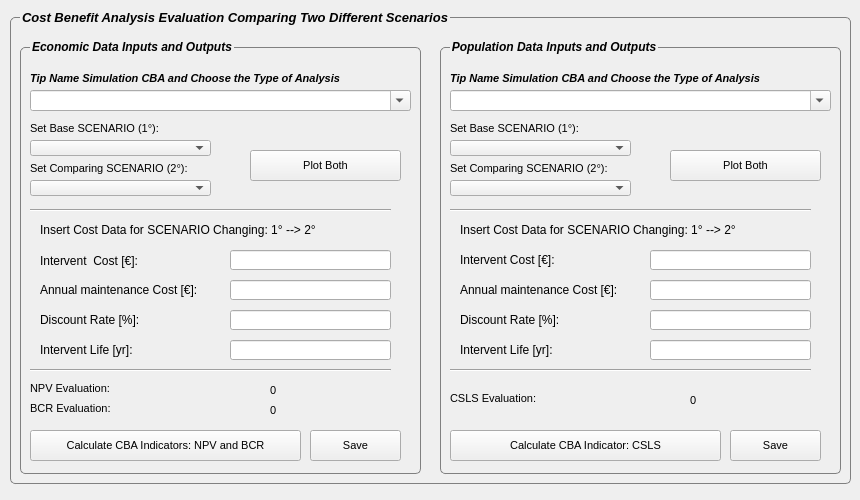
   <widget class="QWidget" name="tab_2">
    <attribute name="title">
     <string>Cost Benefit Analysis</string>
    </attribute>
    <widget class="QGroupBox" name="groupBox_3">
     <property name="geometry">
      <rect>
       <x>10</x>
       <y>10</y>
       <width>841</width>
       <height>481</height>
      </rect>
     </property>
     <property name="font">
      <font>
       <pointsize>10</pointsize>
       <weight>75</weight>
       <italic>true</italic>
       <bold>true</bold>
      </font>
     </property>
     <property name="styleSheet">
      <string notr="true">QGroupBox {border: 1px solid gray; border-radius: 5px; margin-top: 7px; margin-bottom: 7px; padding: 0px} QGroupBox::title {top:-7 ex;left: 10px; subcontrol-origin: border}</string>
     </property>
     <property name="title">
      <string>Cost Benefit Analysis Evaluation Comparing Two Different Scenarios</string>
     </property>
     <widget class="QLabel" name="label_red_vuln">
      <property name="geometry">
       <rect>
        <x>770</x>
        <y>100</y>
        <width>21</width>
        <height>21</height>
       </rect>
      </property>
      <property name="text">
       <string/>
      </property>
      <property name="pixmap">
       <pixmap>../../asus/Desktop/Progetto Tesi Laurea/red20.png</pixmap>
      </property>
     </widget>
     <widget class="QLabel" name="label_red_danno">
      <property name="geometry">
       <rect>
        <x>370</x>
        <y>100</y>
        <width>21</width>
        <height>21</height>
       </rect>
      </property>
      <property name="text">
       <string/>
      </property>
      <property name="pixmap">
       <pixmap>../../asus/Desktop/Progetto Tesi Laurea/red20.png</pixmap>
      </property>
     </widget>
     <widget class="QGroupBox" name="groupBox_2">
      <property name="geometry">
       <rect>
        <x>10</x>
        <y>30</y>
        <width>401</width>
        <height>441</height>
       </rect>
      </property>
      <property name="font">
       <font>
        <weight>75</weight>
        <italic>true</italic>
        <bold>true</bold>
       </font>
      </property>
      <property name="title">
       <string>Economic Data Inputs and Outputs</string>
      </property>
      <widget class="QLabel" name="label_8">
       <property name="geometry">
        <rect>
         <x>10</x>
         <y>80</y>
         <width>271</width>
         <height>16</height>
        </rect>
       </property>
       <property name="font">
        <font>
         <pointsize>8</pointsize>
         <weight>50</weight>
         <italic>false</italic>
         <bold>false</bold>
        </font>
       </property>
       <property name="text">
        <string>Set Base SCENARIO (1°):</string>
       </property>
      </widget>
      <widget class="QComboBox" name="comboBox_9">
       <property name="geometry">
        <rect>
         <x>10</x>
         <y>100</y>
         <width>181</width>
         <height>16</height>
        </rect>
       </property>
      </widget>
      <widget class="QLabel" name="label_9">
       <property name="geometry">
        <rect>
         <x>10</x>
         <y>120</y>
         <width>251</width>
         <height>16</height>
        </rect>
       </property>
       <property name="font">
        <font>
         <pointsize>8</pointsize>
         <weight>50</weight>
         <italic>false</italic>
         <bold>false</bold>
        </font>
       </property>
       <property name="text">
        <string>Set Comparing SCENARIO (2°):</string>
       </property>
      </widget>
      <widget class="QComboBox" name="comboBox_12">
       <property name="geometry">
        <rect>
         <x>10</x>
         <y>140</y>
         <width>181</width>
         <height>16</height>
        </rect>
       </property>
      </widget>
      <widget class="QToolButton" name="toolButtonEsegui_4">
       <property name="geometry">
        <rect>
         <x>230</x>
         <y>110</y>
         <width>151</width>
         <height>31</height>
        </rect>
       </property>
       <property name="font">
        <font>
         <pointsize>8</pointsize>
         <weight>50</weight>
         <italic>false</italic>
         <bold>false</bold>
        </font>
       </property>
       <property name="text">
        <string>Plot Both</string>
       </property>
      </widget>
      <widget class="QLabel" name="label_6">
       <property name="geometry">
        <rect>
         <x>20</x>
         <y>180</y>
         <width>361</width>
         <height>20</height>
        </rect>
       </property>
       <property name="text">
        <string>Insert Cost Data for SCENARIO Changing: 1° --&gt; 2°</string>
       </property>
      </widget>
      <widget class="QLineEdit" name="lineEdit_1">
       <property name="geometry">
        <rect>
         <x>210</x>
         <y>210</y>
         <width>161</width>
         <height>20</height>
        </rect>
       </property>
      </widget>
      <widget class="QLabel" name="label_5">
       <property name="geometry">
        <rect>
         <x>20</x>
         <y>210</y>
         <width>171</width>
         <height>21</height>
        </rect>
       </property>
       <property name="text">
        <string>Intervent  Cost [€]:</string>
       </property>
      </widget>
      <widget class="QLabel" name="label_7">
       <property name="geometry">
        <rect>
         <x>20</x>
         <y>270</y>
         <width>171</width>
         <height>20</height>
        </rect>
       </property>
       <property name="text">
        <string>Discount Rate [%]:</string>
       </property>
      </widget>
      <widget class="QLineEdit" name="lineEdit_2">
       <property name="geometry">
        <rect>
         <x>210</x>
         <y>240</y>
         <width>161</width>
         <height>20</height>
        </rect>
       </property>
      </widget>
      <widget class="QLabel" name="label_10">
       <property name="geometry">
        <rect>
         <x>20</x>
         <y>300</y>
         <width>181</width>
         <height>20</height>
        </rect>
       </property>
       <property name="text">
        <string>Intervent Life [yr]:</string>
       </property>
      </widget>
      <widget class="QLineEdit" name="lineEdit_3">
       <property name="geometry">
        <rect>
         <x>210</x>
         <y>270</y>
         <width>161</width>
         <height>20</height>
        </rect>
       </property>
      </widget>
      <widget class="QToolButton" name="toolButtonEsegui_5">
       <property name="geometry">
        <rect>
         <x>10</x>
         <y>390</y>
         <width>271</width>
         <height>31</height>
        </rect>
       </property>
       <property name="font">
        <font>
         <pointsize>8</pointsize>
         <weight>50</weight>
         <italic>false</italic>
         <bold>false</bold>
        </font>
       </property>
       <property name="toolTip">
        <string>Calculate Net Present Value (NPV) and benefit-cost ratio (BCR) </string>
       </property>
       <property name="text">
        <string>Calculate CBA Indicators: NPV and BCR</string>
       </property>
      </widget>
      <widget class="Line" name="line_9">
       <property name="geometry">
        <rect>
         <x>10</x>
         <y>160</y>
         <width>361</width>
         <height>20</height>
        </rect>
       </property>
       <property name="orientation">
        <enum>Qt::Horizontal</enum>
       </property>
      </widget>
      <widget class="Line" name="line_10">
       <property name="geometry">
        <rect>
         <x>10</x>
         <y>320</y>
         <width>361</width>
         <height>20</height>
        </rect>
       </property>
       <property name="orientation">
        <enum>Qt::Horizontal</enum>
       </property>
      </widget>
      <widget class="QLabel" name="label_sr_4">
       <property name="enabled">
        <bool>true</bool>
       </property>
       <property name="geometry">
        <rect>
         <x>10</x>
         <y>340</y>
         <width>161</width>
         <height>16</height>
        </rect>
       </property>
       <property name="font">
        <font>
         <pointsize>8</pointsize>
         <weight>50</weight>
         <italic>false</italic>
         <bold>false</bold>
        </font>
       </property>
       <property name="text">
        <string>NPV Evaluation:</string>
       </property>
      </widget>
      <widget class="QLabel" name="label_sr_5">
       <property name="enabled">
        <bool>true</bool>
       </property>
       <property name="geometry">
        <rect>
         <x>10</x>
         <y>360</y>
         <width>171</width>
         <height>16</height>
        </rect>
       </property>
       <property name="font">
        <font>
         <pointsize>8</pointsize>
         <weight>50</weight>
         <italic>false</italic>
         <bold>false</bold>
        </font>
       </property>
       <property name="text">
        <string>BCR Evaluation:</string>
       </property>
      </widget>
      <widget class="QLineEdit" name="lineEdit_4">
       <property name="geometry">
        <rect>
         <x>210</x>
         <y>300</y>
         <width>161</width>
         <height>20</height>
        </rect>
       </property>
      </widget>
      <widget class="QLabel" name="label_24">
       <property name="geometry">
        <rect>
         <x>20</x>
         <y>240</y>
         <width>191</width>
         <height>20</height>
        </rect>
       </property>
       <property name="text">
        <string>Annual maintenance Cost [€]:</string>
       </property>
      </widget>
      <widget class="QLabel" name="label_21">
       <property name="geometry">
        <rect>
         <x>10</x>
         <y>30</y>
         <width>381</width>
         <height>16</height>
        </rect>
       </property>
       <property name="font">
        <font>
         <pointsize>8</pointsize>
         <weight>75</weight>
         <italic>true</italic>
         <bold>true</bold>
        </font>
       </property>
       <property name="text">
        <string>Tip Name Simulation CBA and Choose the Type of Analysis</string>
       </property>
      </widget>
      <widget class="QLabel" name="label_sr_8">
       <property name="enabled">
        <bool>true</bool>
       </property>
       <property name="geometry">
        <rect>
         <x>250</x>
         <y>340</y>
         <width>121</width>
         <height>20</height>
        </rect>
       </property>
       <property name="font">
        <font>
         <pointsize>8</pointsize>
         <weight>50</weight>
         <italic>false</italic>
         <bold>false</bold>
        </font>
       </property>
       <property name="text">
        <string>0</string>
       </property>
      </widget>
      <widget class="QLabel" name="label_sr_9">
       <property name="enabled">
        <bool>true</bool>
       </property>
       <property name="geometry">
        <rect>
         <x>250</x>
         <y>360</y>
         <width>121</width>
         <height>20</height>
        </rect>
       </property>
       <property name="font">
        <font>
         <pointsize>8</pointsize>
         <weight>50</weight>
         <italic>false</italic>
         <bold>false</bold>
        </font>
       </property>
       <property name="text">
        <string>0</string>
       </property>
      </widget>
      <widget class="QComboBox" name="comboBox_14">
       <property name="geometry">
        <rect>
         <x>10</x>
         <y>50</y>
         <width>381</width>
         <height>21</height>
        </rect>
       </property>
       <property name="editable">
        <bool>true</bool>
       </property>
      </widget>
      <widget class="QPushButton" name="pushButtonSalvaProgetto_2">
       <property name="enabled">
        <bool>true</bool>
       </property>
       <property name="geometry">
        <rect>
         <x>290</x>
         <y>390</y>
         <width>91</width>
         <height>31</height>
        </rect>
       </property>
       <property name="font">
        <font>
         <pointsize>8</pointsize>
         <weight>50</weight>
         <italic>false</italic>
         <bold>false</bold>
        </font>
       </property>
       <property name="text">
        <string>Save</string>
       </property>
      </widget>
     </widget>
     <widget class="QGroupBox" name="groupBox_5">
      <property name="geometry">
       <rect>
        <x>430</x>
        <y>30</y>
        <width>401</width>
        <height>441</height>
       </rect>
      </property>
      <property name="font">
       <font>
        <weight>75</weight>
        <italic>true</italic>
        <bold>true</bold>
       </font>
      </property>
      <property name="title">
       <string>Population Data Inputs and Outputs</string>
      </property>
      <widget class="QLabel" name="label_11">
       <property name="geometry">
        <rect>
         <x>10</x>
         <y>80</y>
         <width>271</width>
         <height>16</height>
        </rect>
       </property>
       <property name="font">
        <font>
         <pointsize>8</pointsize>
         <weight>50</weight>
         <italic>false</italic>
         <bold>false</bold>
        </font>
       </property>
       <property name="text">
        <string>Set Base SCENARIO (1°):</string>
       </property>
      </widget>
      <widget class="QComboBox" name="comboBox_10">
       <property name="geometry">
        <rect>
         <x>10</x>
         <y>100</y>
         <width>181</width>
         <height>16</height>
        </rect>
       </property>
      </widget>
      <widget class="QLabel" name="label_13">
       <property name="geometry">
        <rect>
         <x>10</x>
         <y>120</y>
         <width>251</width>
         <height>16</height>
        </rect>
       </property>
       <property name="font">
        <font>
         <pointsize>8</pointsize>
         <weight>50</weight>
         <italic>false</italic>
         <bold>false</bold>
        </font>
       </property>
       <property name="text">
        <string>Set Comparing SCENARIO (2°):</string>
       </property>
      </widget>
      <widget class="QComboBox" name="comboBox_13">
       <property name="geometry">
        <rect>
         <x>10</x>
         <y>140</y>
         <width>181</width>
         <height>16</height>
        </rect>
       </property>
      </widget>
      <widget class="QToolButton" name="toolButtonEsegui_6">
       <property name="geometry">
        <rect>
         <x>230</x>
         <y>110</y>
         <width>151</width>
         <height>31</height>
        </rect>
       </property>
       <property name="font">
        <font>
         <pointsize>8</pointsize>
         <weight>50</weight>
         <italic>false</italic>
         <bold>false</bold>
        </font>
       </property>
       <property name="text">
        <string>Plot Both</string>
       </property>
      </widget>
      <widget class="QLabel" name="label_14">
       <property name="geometry">
        <rect>
         <x>20</x>
         <y>180</y>
         <width>361</width>
         <height>20</height>
        </rect>
       </property>
       <property name="text">
        <string>Insert Cost Data for SCENARIO Changing: 1° --&gt; 2°</string>
       </property>
      </widget>
      <widget class="QLabel" name="label_15">
       <property name="geometry">
        <rect>
         <x>20</x>
         <y>210</y>
         <width>171</width>
         <height>20</height>
        </rect>
       </property>
       <property name="text">
        <string>Intervent Cost [€]:</string>
       </property>
      </widget>
      <widget class="QLabel" name="label_17">
       <property name="geometry">
        <rect>
         <x>20</x>
         <y>270</y>
         <width>171</width>
         <height>20</height>
        </rect>
       </property>
       <property name="text">
        <string>Discount Rate [%]:</string>
       </property>
      </widget>
      <widget class="QLineEdit" name="lineEdit_6">
       <property name="geometry">
        <rect>
         <x>210</x>
         <y>240</y>
         <width>161</width>
         <height>20</height>
        </rect>
       </property>
      </widget>
      <widget class="QLabel" name="label_22">
       <property name="geometry">
        <rect>
         <x>20</x>
         <y>300</y>
         <width>181</width>
         <height>20</height>
        </rect>
       </property>
       <property name="text">
        <string>Intervent Life [yr]:</string>
       </property>
      </widget>
      <widget class="QLineEdit" name="lineEdit_7">
       <property name="geometry">
        <rect>
         <x>210</x>
         <y>270</y>
         <width>161</width>
         <height>20</height>
        </rect>
       </property>
      </widget>
      <widget class="Line" name="line_11">
       <property name="geometry">
        <rect>
         <x>10</x>
         <y>160</y>
         <width>361</width>
         <height>20</height>
        </rect>
       </property>
       <property name="orientation">
        <enum>Qt::Horizontal</enum>
       </property>
      </widget>
      <widget class="Line" name="line_12">
       <property name="geometry">
        <rect>
         <x>10</x>
         <y>320</y>
         <width>361</width>
         <height>20</height>
        </rect>
       </property>
       <property name="orientation">
        <enum>Qt::Horizontal</enum>
       </property>
      </widget>
      <widget class="QLabel" name="label_sr_6">
       <property name="enabled">
        <bool>true</bool>
       </property>
       <property name="geometry">
        <rect>
         <x>10</x>
         <y>350</y>
         <width>171</width>
         <height>16</height>
        </rect>
       </property>
       <property name="font">
        <font>
         <pointsize>8</pointsize>
         <weight>50</weight>
         <italic>false</italic>
         <bold>false</bold>
        </font>
       </property>
       <property name="text">
        <string>CSLS Evaluation:</string>
       </property>
      </widget>
      <widget class="QLineEdit" name="lineEdit_5">
       <property name="geometry">
        <rect>
         <x>210</x>
         <y>210</y>
         <width>161</width>
         <height>20</height>
        </rect>
       </property>
      </widget>
      <widget class="QLineEdit" name="lineEdit_8">
       <property name="geometry">
        <rect>
         <x>210</x>
         <y>300</y>
         <width>161</width>
         <height>20</height>
        </rect>
       </property>
      </widget>
      <widget class="QLabel" name="label_25">
       <property name="geometry">
        <rect>
         <x>20</x>
         <y>240</y>
         <width>181</width>
         <height>20</height>
        </rect>
       </property>
       <property name="text">
        <string>Annual maintenance Cost [€]:</string>
       </property>
      </widget>
      <widget class="QLabel" name="label_26">
       <property name="geometry">
        <rect>
         <x>10</x>
         <y>30</y>
         <width>381</width>
         <height>16</height>
        </rect>
       </property>
       <property name="font">
        <font>
         <pointsize>8</pointsize>
         <weight>75</weight>
         <italic>true</italic>
         <bold>true</bold>
        </font>
       </property>
       <property name="text">
        <string>Tip Name Simulation CBA and Choose the Type of Analysis</string>
       </property>
      </widget>
      <widget class="QLabel" name="label_sr_10">
       <property name="enabled">
        <bool>true</bool>
       </property>
       <property name="geometry">
        <rect>
         <x>250</x>
         <y>350</y>
         <width>121</width>
         <height>20</height>
        </rect>
       </property>
       <property name="font">
        <font>
         <pointsize>8</pointsize>
         <weight>50</weight>
         <italic>false</italic>
         <bold>false</bold>
        </font>
       </property>
       <property name="text">
        <string>0</string>
       </property>
      </widget>
      <widget class="QComboBox" name="comboBox_15">
       <property name="geometry">
        <rect>
         <x>10</x>
         <y>50</y>
         <width>381</width>
         <height>21</height>
        </rect>
       </property>
       <property name="editable">
        <bool>true</bool>
       </property>
      </widget>
      <widget class="QPushButton" name="pushButtonSalvaProgetto_3">
       <property name="enabled">
        <bool>true</bool>
       </property>
       <property name="geometry">
        <rect>
         <x>290</x>
         <y>390</y>
         <width>91</width>
         <height>31</height>
        </rect>
       </property>
       <property name="font">
        <font>
         <pointsize>8</pointsize>
         <weight>50</weight>
         <italic>false</italic>
         <bold>false</bold>
        </font>
       </property>
       <property name="text">
        <string>Save</string>
       </property>
      </widget>
      <widget class="QToolButton" name="toolButtonEsegui_7">
       <property name="geometry">
        <rect>
         <x>10</x>
         <y>390</y>
         <width>271</width>
         <height>31</height>
        </rect>
       </property>
       <property name="font">
        <font>
         <pointsize>8</pointsize>
         <weight>50</weight>
         <italic>false</italic>
         <bold>false</bold>
        </font>
       </property>
       <property name="toolTip">
        <string>Calculate Cost per Statistical Life Saved (CSLS)</string>
       </property>
       <property name="text">
        <string>Calculate CBA Indicator: CSLS</string>
       </property>
      </widget>
     </widget>
     <zorder>groupBox_2</zorder>
     <zorder>label_red_vuln</zorder>
     <zorder>label_red_danno</zorder>
     <zorder>groupBox_5</zorder>
    </widget>
   </widget>
